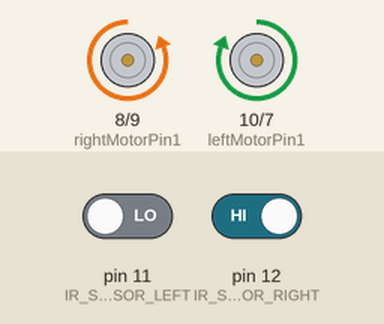
A sketch run on a simulated Arduino Uno, built with avr-gcc and run on an emulated ATmega328P. Shown: motor-driver pin pairs drawn as motors (green arrow = first pin HIGH = forward, orange = second pin HIGH = backward, longer = more drive). The test bench sets the inputs (shaded band); at power-on: pin 11 (IR_SENSOR_LEFT) LOW, pin 12 (IR_SENSOR_RIGHT) HIGH.

Above: at 1.2 s.
1.3 s: pin 11 (IR_SENSOR_LEFT) driven HIGH
At 1.7 s:
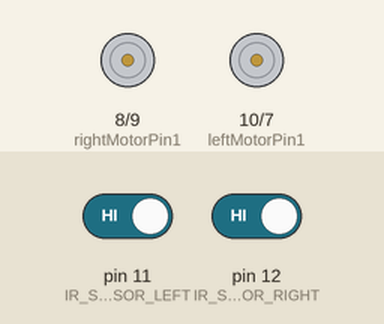
2.8 s: pin 12 (IR_SENSOR_RIGHT) driven LOW
At 4.0 s:
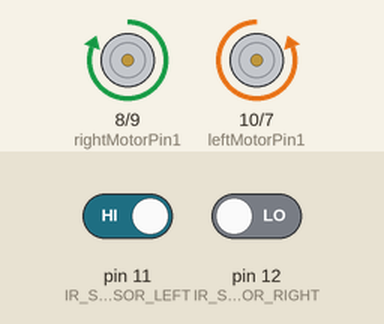
4.3 s: pin 11 (IR_SENSOR_LEFT) driven LOW
At 5.2 s:
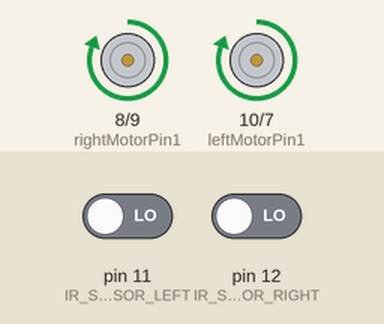
5.8 s: pin 12 (IR_SENSOR_RIGHT) driven HIGH
At 6.3 s:
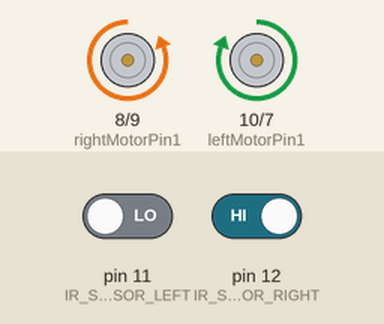
Timing chart, 0 to 8.3 s (numbered marks = the images above; inputs shaded):
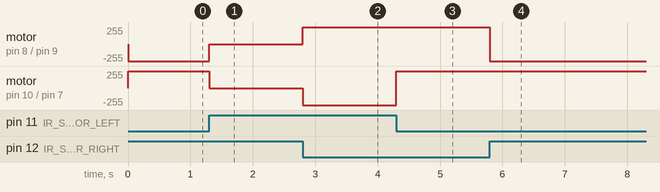

Measured:
- after the input at 1.3 s, motor on pin 8 (rightMotorPin1) / pin 9 (rightMotorPin2): backward 255/255 → stopped at once; motor on pin 10 (leftMotorPin1) / pin 7 (leftMotorPin2): forward 255/255 → stopped at once
- after the input at 2.8 s, motor on pin 8 (rightMotorPin1) / pin 9 (rightMotorPin2): stopped → forward 255/255 at once; motor on pin 10 (leftMotorPin1) / pin 7 (leftMotorPin2): stopped → backward 255/255 at once
- after the input at 4.3 s, motor on pin 10 (leftMotorPin1) / pin 7 (leftMotorPin2): backward 255/255 → forward 255/255 at once
- after the input at 5.8 s, motor on pin 8 (rightMotorPin1) / pin 9 (rightMotorPin2): forward 255/255 → backward 255/255 at once

The sketch:

Robot.ino
```cpp
#define IR_SENSOR_RIGHT 12
#define IR_SENSOR_LEFT 11
#define MOTOR_SPEED 180

//Right motor

int rightMotorPin1=8;
int rightMotorPin2=9;

//Left motor

int leftMotorPin1=10;
int leftMotorPin2=7;

void setup()
{
  //The problem with TT gear motors is that, at very low pwm value it does not even rotate.
  //If we increase the PWM value then it rotates faster and our robot is not controlled in that speed and goes out of line.
  //For that we need to increase the frequency of analogWrite.
  //Below line is important to change the frequency of PWM signal on pin D5 and D6
  //Because of this, motor runs in controlled manner (lower speed) at high PWM value.
  //This sets frequecny as 7812.5 hz.
  //TCCR0B = TCCR0B & B11111000 | B00000010 ;

  // put your setup code here, to run once:
  //pinMode(enableRightMotor, OUTPUT);
  pinMode(rightMotorPin1, OUTPUT);
  pinMode(rightMotorPin2, OUTPUT);

  //pinMode(enableLeftMotor, OUTPUT);
  pinMode(leftMotorPin1, OUTPUT);
  pinMode(leftMotorPin2, OUTPUT);

  pinMode(IR_SENSOR_RIGHT, INPUT);
  pinMode(IR_SENSOR_LEFT, INPUT);
  rotateMotor(0,0);
}


void loop()
{

  int rightIRSensorValue = digitalRead(IR_SENSOR_RIGHT);
  int leftIRSensorValue = digitalRead(IR_SENSOR_LEFT);

  //If none of the sensors detects black line, then go straight
  if (rightIRSensorValue == LOW && leftIRSensorValue == LOW)
  {
    rotateMotor(MOTOR_SPEED, MOTOR_SPEED);
  }
  //If right sensor detects black line, then turn right
  else if (rightIRSensorValue == HIGH && leftIRSensorValue == LOW )
  {
      rotateMotor(-MOTOR_SPEED, MOTOR_SPEED);
  }
  //If left sensor detects black line, then turn left
  else if (rightIRSensorValue == LOW && leftIRSensorValue == HIGH )
  {
      rotateMotor(MOTOR_SPEED, -MOTOR_SPEED);
  }
  //If both the sensors detect black line, then stop
  else
  {
    rotateMotor(0, 0);
  }
}


void rotateMotor(int rightMotorSpeed, int leftMotorSpeed)
{

  if (rightMotorSpeed < 0)
  {
    digitalWrite(rightMotorPin1,LOW);
    digitalWrite(rightMotorPin2,HIGH);
  }
  else if (rightMotorSpeed > 0)
  {
    digitalWrite(rightMotorPin1,HIGH);
    digitalWrite(rightMotorPin2,LOW);
  }
  else
  {
    digitalWrite(rightMotorPin1,LOW);
    digitalWrite(rightMotorPin2,LOW);
  }

  if (leftMotorSpeed < 0)
  {
    digitalWrite(leftMotorPin1,LOW);
    digitalWrite(leftMotorPin2,HIGH);
  }
  else if (leftMotorSpeed > 0)
  {
    digitalWrite(leftMotorPin1,HIGH);
    digitalWrite(leftMotorPin2,LOW);
  }
  else
  {
    digitalWrite(leftMotorPin1,LOW);
    digitalWrite(leftMotorPin2,LOW);
  }
  //analogWrite(enableRightMotor, abs(rightMotorSpeed));
  //analogWrite(enableLeftMotor, abs(leftMotorSpeed));
}
```
